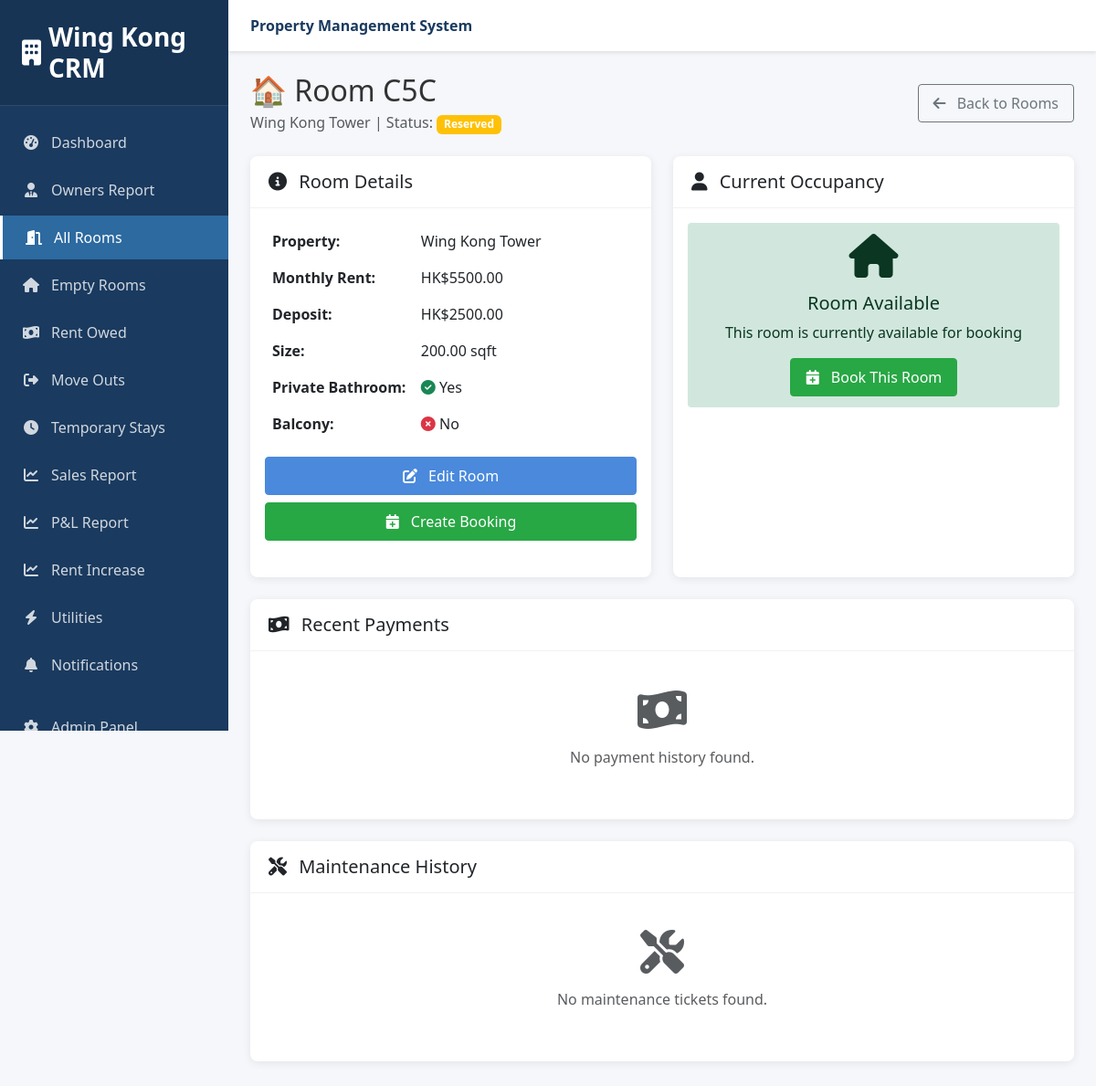
Before: /crm/rooms/c5c/ (signed in) with the older database file.
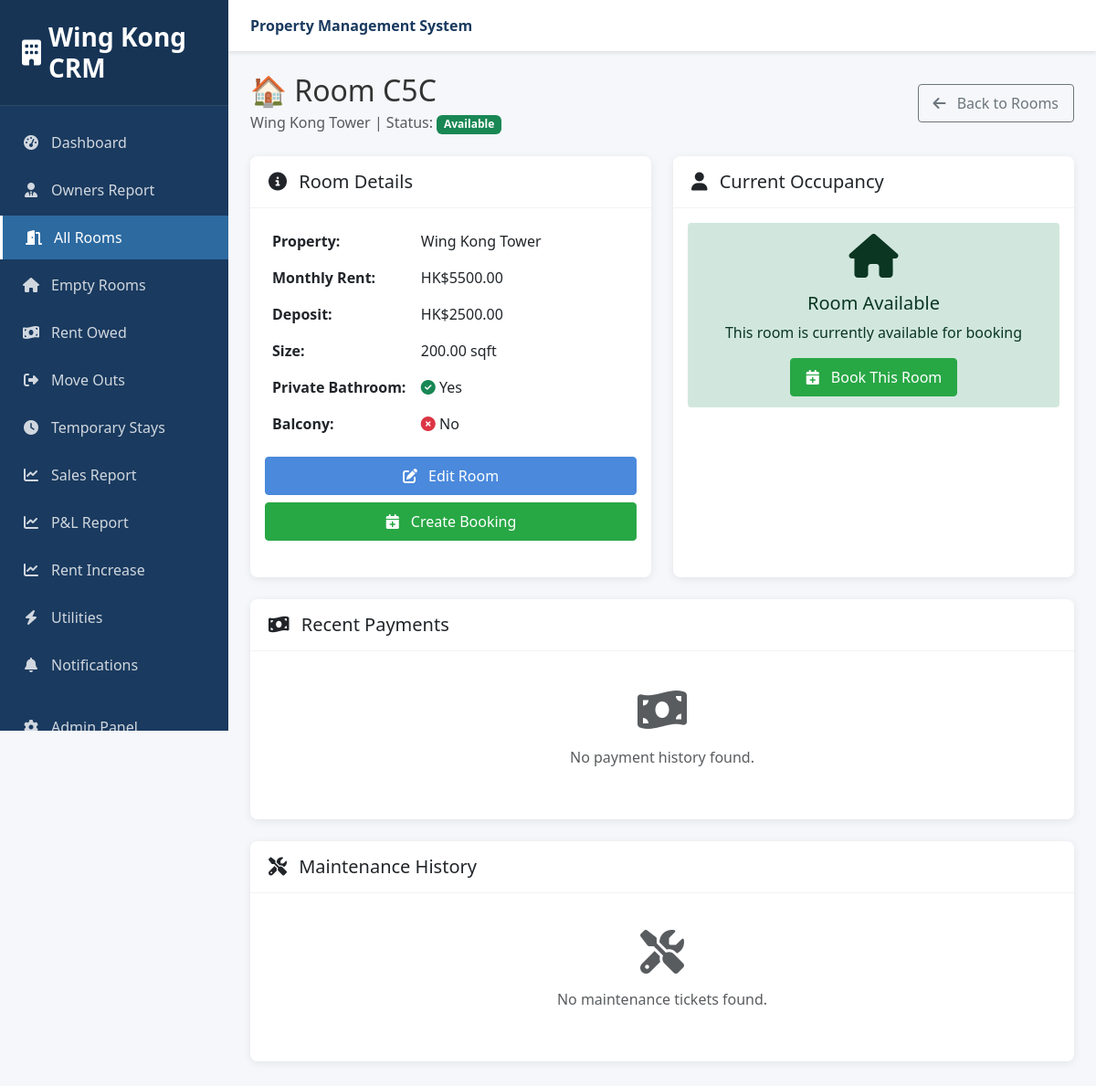
After: the same page with the newer database file.
### properties/models.py (models this page shows, shortened)
class Room(models.Model):
    ROOM_STATUS = [
        ('available', 'Available'),  # Ready for booking
        ('reserved', 'Reserved'),  # Booking confirmed, deposit paid
        ('occupied', 'Occupied'),  # Tenant actively living there
        ('maintenance', 'Under Maintenance'),  # Being repaired/cleaned
        ('temporary', 'Temporary Stay'),  # Short-term temporary occupancy
        ('cleaning', 'Being Cleaned'),  # Between tenants, being cleaned
    ]
    property = models.ForeignKey(Property, on_delete=models.CASCADE, related_name='rooms')
    room_code = models.CharField(max_length=10, unique=True)  # c5a, c5b, etc.
    room_number = models.CharField(max_length=20)
    description = models.TextField(blank=True)
    monthly_rent = models.DecimalField(max_digits=10, decimal_places=2, validators=[MinValueValidator(Decimal('0.01'))])
    deposit_amount = models.DecimalField(max_digits=10, decimal_places=2, default=2500.00)
    status = models.CharField(max_length=20, choices=ROOM_STATUS, default='available')
    photos = models.JSONField(default=list, blank=True)
    videos = models.JSONField(default=list, blank=True)
    post_ad_price = models.DecimalField(
        max_digits=10, decimal_places=2,
        null=True, blank=True,
        help_text="Price advertised to public (for rent increase detection)"
    )
    size_sqft = models.DecimalField(max_digits=8, decimal_places=2, null=True, blank=True)
    has_private_bathroom = models.BooleanField(default=False)
    has_balcony = models.BooleanField(default=False)
    created_at = models.DateTimeField(auto_now_add=True)
    updated_at = models.DateTimeField(auto_now=True)
    class Meta:
        ordering = ['room_code']
    def get_current_booking(self):
        today = timezone.now().date()
        try:
            return self.booking_set.filter(
                status='active',
                move_in_date__lte=today,
                move_out_date__gte=today
            ).first()
        except:
            return None

class Property(models.Model):
    PROPERTY_TYPES = [
        ('apartment', 'Apartment'),
        ('building', 'Building'),
    ]
    name = models.CharField(max_length=200)
    address = models.TextField()
    property_type = models.CharField(max_length=20, choices=PROPERTY_TYPES)
    total_rooms = models.IntegerField()
    created_at = models.DateTimeField(auto_now_add=True)
    updated_at = models.DateTimeField(auto_now=True)

### properties/views.py (the view)
# urls.py: path('crm/rooms/<str:room_code>/', views.crm_room_detail, name='crm_room_detail'),
@staff_required
def crm_room_detail(request, room_code):
    room = get_object_or_404(Room, room_code=room_code)
    current_booking = room.get_current_booking()
    from payments.models import Payment
    payment_history = Payment.objects.filter(
        booking__room=room
    ).select_related('booking__tenant').order_by('-payment_date')[:10]
    from maintenance.models import MaintenanceTicket
    maintenance_tickets = MaintenanceTicket.objects.filter(
        room=room
    ).select_related('tenant').order_by('-reported_date')[:5]
    context = {
        'room': room,
        'current_booking': current_booking,
        'payment_history': payment_history,
        'maintenance_tickets': maintenance_tickets,
        'title': f'Room {room.room_code} - CRM'
    }
    return render(request, 'properties/crm_room_detail.html', context)

### properties/views.py (called while the page is built)
def staff_required(view_func):
    decorated_view_func = login_required(user_passes_test(
        lambda u: u.is_staff,
        login_url='/admin/login/'
    )(view_func))
    return decorated_view_func

### templates/properties/crm_room_detail.html (shortened to what the changed rows need)
{% extends 'reports/base.html' %}
{% block content %}
<div class="d-flex justify-content-between align-items-center mb-4">
    <div>
        <h2 class="mb-1">🏠 Room {{ room.room_code|upper }}</h2>
        <p class="text-muted mb-0">{{ room.property.name }} | Status:
            {% if room.status == 'available' %}
                <span class="badge bg-success">{{ room.get_status_display }}</span>
            {% else %}
                <span class="badge bg-warning">{{ room.get_status_display }}</span>
            {% endif %}
        </p>
    </div>
</div>
<div class="row">
    <div class="col-lg-6 mb-4">
        <div class="card h-100">
            <div class="card-body">
                <table class="table table-borderless">
                    <tr>
                        <td style="width: 40%"><strong>Property:</strong></td>
                        <td>{{ room.property.name }}</td>
                    </tr>
                    <tr>
                        <td><strong>Monthly Rent:</strong></td>
                        <td>HK${{ room.monthly_rent }}</td>
                    </tr>
                    <tr>
                        <td><strong>Deposit:</strong></td>
                        <td>HK${{ room.deposit_amount }}</td>
                    </tr>
                    <tr>
                        <td><strong>Size:</strong></td>
                        <td>{{ room.size_sqft|default:"N/A" }} sqft</td>
                    </tr>
                </table>
            </div>
        </div>
    </div>
</div>
{% endblock %}

Changed rows visible on the page:
changed Room "Wing Kong Tower": status "Reserved" → "Available"
